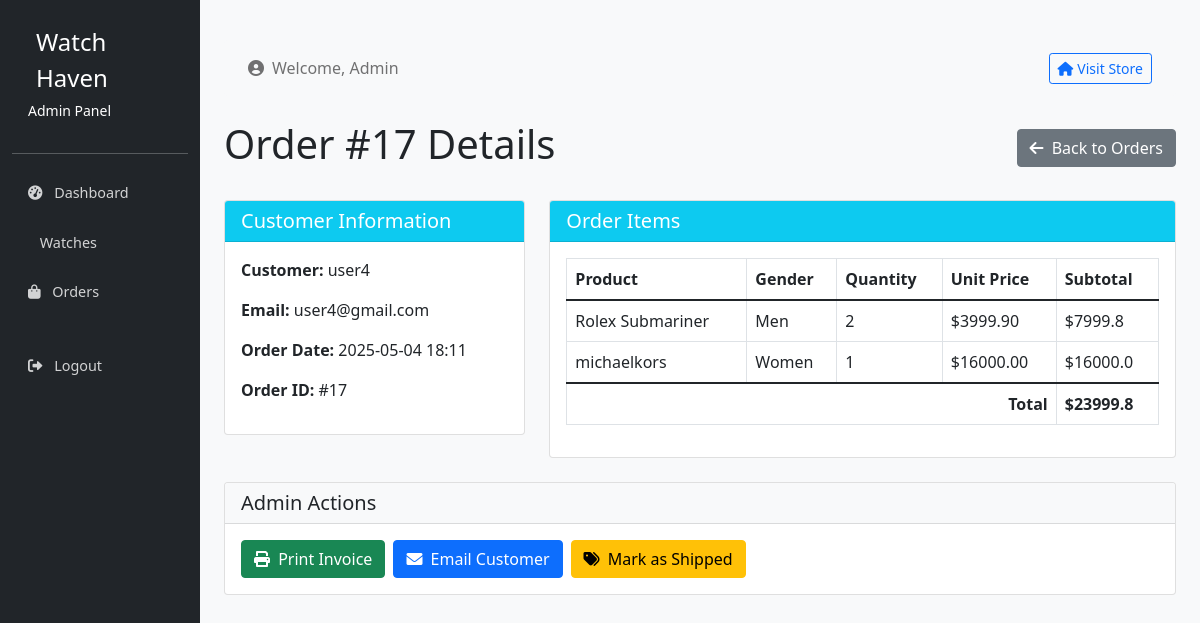
The app's page /admin/order/17 (signed in) with its own data.
### models.py (models this page shows, shortened)
class Orders(db.Model):
    id = db.Column(db.Integer, primary_key=True, autoincrement=True)
    user_id = db.Column(db.Integer, db.ForeignKey('users.id'))
    created_at = db.Column(db.TIMESTAMP, default=datetime.utcnow)
    items = db.relationship('OrderItems', backref='order', lazy=True)

class Users(db.Model):
    id = db.Column(db.Integer, primary_key=True, autoincrement=True)
    name = db.Column(db.String(100))
    email = db.Column(db.String(100), unique=True)
    password = db.Column(db.String(100))
    role = db.Column(db.Enum('user', 'admin'), default='user')
    orders = db.relationship('Orders', backref='user', lazy=True)
    cart_items = db.relationship('Cart', backref='user', lazy=True)

class OrderItems(db.Model):
    id = db.Column(db.Integer, primary_key=True, autoincrement=True)
    order_id = db.Column(db.Integer, db.ForeignKey('orders.id'))
    watch_id = db.Column(db.Integer, db.ForeignKey('watches.id'))
    quantity = db.Column(db.Integer, default=1)

class Watches(db.Model):
    id = db.Column(db.Integer, primary_key=True, autoincrement=True)
    name = db.Column(db.String(100))
    price = db.Column(db.Numeric(10, 2))
    gender = db.Column(db.Enum('men', 'women'))
    cart_items = db.relationship('Cart', backref='watch', lazy=True)
    order_items = db.relationship('OrderItems', backref='watch', lazy=True)

### routes.py (the view)
@app.route('/admin/order/<int:id>')
def admin_order_detail(id):
    return AdminOrderRoutes.order_detail(id)

### routes.py (called while the page is built)
    @staticmethod
    def check_admin():
        if 'user_id' not in session or session['user_role'] != 'admin':
            return False
        return True

    @classmethod
    def order_detail(cls, id):
        if not cls.check_admin():
            flash('Unauthorized access!')
            return redirect(url_for('index'))
        order = Orders.query.get_or_404(id)
        items = db.session.query(OrderItems, Watches).join(Watches).filter(OrderItems.order_id == order.id).all()
        total = sum(float(item[1].price) * item[0].quantity for item in items)
        return render_template('admin/order_detail.html', order=order, items=items, total=total)

### templates/admin/order_detail.html (shortened to what this page needs)
{% extends "admin/layout.html" %}
{% block content %}
<div class="d-flex justify-content-between align-items-center mb-4">
    <h1>Order #{{ order.id }} Details</h1>
    <a href="{{ url_for('admin_orders') }}" class="btn btn-secondary">
        <i class="fas fa-arrow-left me-1"></i> Back to Orders
    </a>
</div>
<div class="row">
    <div class="col-md-4 mb-4">
        <div class="card">
            <div class="card-header bg-info text-white">
                <h5 class="mb-0">Customer Information</h5>
            </div>
            <div class="card-body">
                <p><strong>Customer:</strong> {{ order.user.name }}</p>
                <p><strong>Email:</strong> {{ order.user.email }}</p>
                <p><strong>Order Date:</strong> {{ order.created_at.strftime('%Y-%m-%d %H:%M') }}</p>
                <p><strong>Order ID:</strong> #{{ order.id }}</p>
            </div>
        </div>
    </div>
    <div class="col-md-8 mb-4">
        <div class="card">
            <div class="card-header bg-info text-white">
                <h5 class="mb-0">Order Items</h5>
            </div>
            <div class="card-body">
                <div class="table-responsive">
                    <table class="table table-bordered">
                        <thead>
                            <tr>
                                <th>Product</th>
                                <th>Gender</th>
                                <th>Quantity</th>
                                <th>Unit Price</th>
                                <th>Subtotal</th>
                            </tr>
                        </thead>
                        <tbody>
                            {% for order_item, watch in items %}
                                <tr>
                                    <td>{{ watch.name }}</td>
                                    <td>{{ watch.gender|capitalize }}</td>
                                    <td>{{ order_item.quantity }}</td>
                                    <td>${{ watch.price }}</td>
                                    <td>${{ (watch.price|float * order_item.quantity)|round(2) }}</td>
                                </tr>
                            {% endfor %}
                        </tbody>
                        <tfoot>
                            <tr>
                                <th colspan="4" class="text-end">Total</th>
                                <th>${{ total }}</th>
                            </tr>
                        </tfoot>
                    </table>
                </div>
            </div>
        </div>
    </div>
</div>
<div class="card">
    <div class="card-header bg-light">
        <h5 class="mb-0">Admin Actions</h5>
    </div>
    <div class="card-body">
        <div class="d-flex gap-2">
            <button type="button" class="btn btn-success">
                <i class="fas fa-print me-1"></i> Print Invoice
            </button>
            <button type="button" class="btn btn-primary">
                <i class="fas fa-envelope me-1"></i> Email Customer
            </button>
            <button type="button" class="btn btn-warning">
                <i class="fas fa-tags me-1"></i> Mark as Shipped
            </button>
        </div>
    </div>
</div>
{% endblock %}

### templates/admin/layout.html (style rules this page uses)
body { background-color: #f8f9fa; padding-bottom: 2rem; }

### records on screen
Orders: id "17", created_at "2025-05-04 18:11"
Users: user.name "user4", user.email "user4@gmail.com"
OrderItems: name "Rolex Submariner", gender "Men", quantity "2", price "3999.90"
Watches: (watch.price|float*order_item.quantity)|round(2) "7999.8"
OrderItems: name "michaelkors", gender "Women", quantity "1", price "16000.00"
Watches: (watch.price|float*order_item.quantity)|round(2) "16000.0"

### other values on screen
{{ total }} "23999.8"
